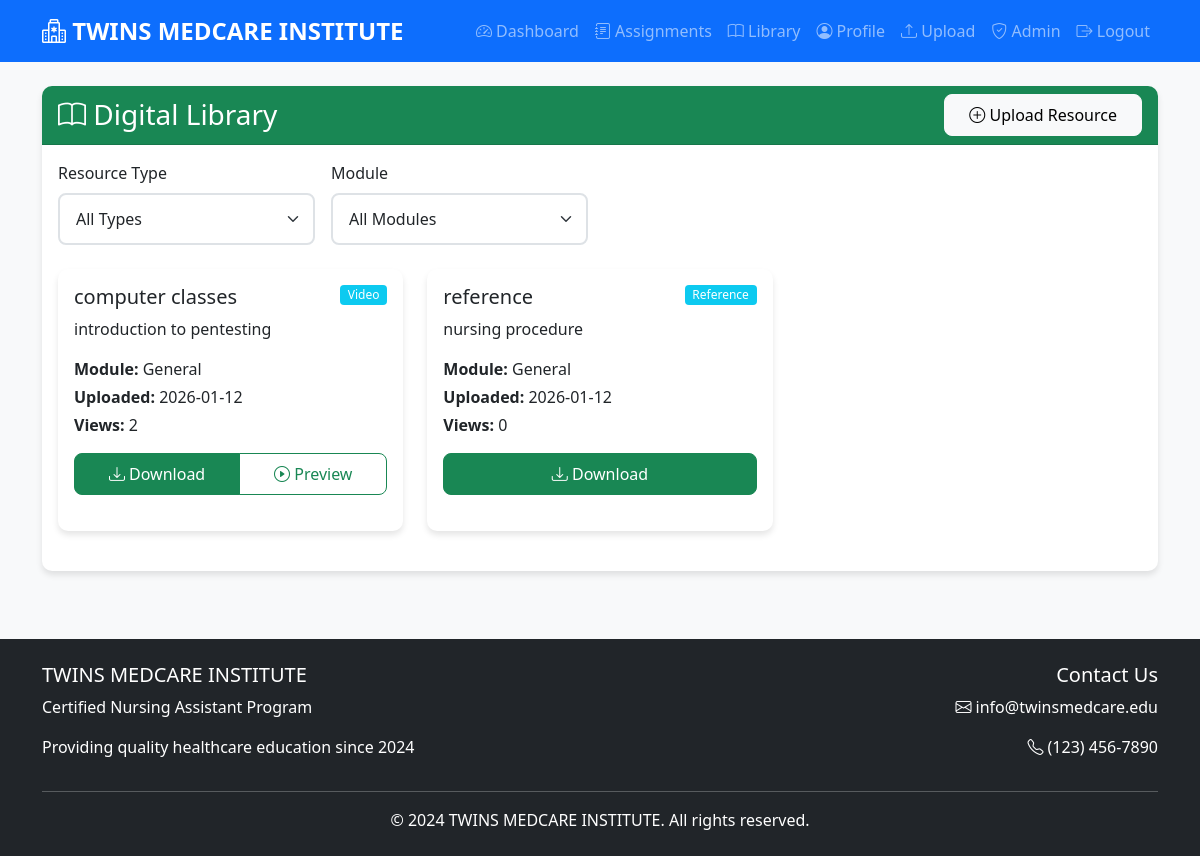
The app's page /library (signed in) with its own data.
### app.py (models this page shows)
class LibraryResource(db.Model):
    id = db.Column(db.Integer, primary_key=True)
    title = db.Column(db.String(200), nullable=False)
    description = db.Column(db.Text)
    filename = db.Column(db.String(200))
    resource_type = db.Column(db.String(20))
    course = db.Column(db.String(50), default='CNA')
    module = db.Column(db.String(100))
    uploaded_by = db.Column(db.Integer, db.ForeignKey('user.id'))
    uploaded_at = db.Column(db.DateTime, default=datetime.utcnow)
    views = db.Column(db.Integer, default=0)

### app.py (the view)
@app.route('/library')
@login_required
def library():
    resource_type = request.args.get('type', 'all')
    module = request.args.get('module', 'all')
    query = LibraryResource.query.filter_by(course=current_user.course)
    if resource_type != 'all':
        query = query.filter_by(resource_type=resource_type)
    if module != 'all':
        query = query.filter_by(module=module)
    resources = query.order_by(LibraryResource.uploaded_at.desc()).all()
    modules = db.session.query(LibraryResource.module).distinct().filter(LibraryResource.module.isnot(None)).all()
    return render_template('library.html',
                         resources=resources,
                         modules=[m[0] for m in modules if m[0]],
                         current_type=resource_type,
                         current_module=module)

### app.py (called while the page is built)
@login_manager.user_loader
def load_user(user_id):
    return User.query.get(int(user_id))

@app.context_processor
def inject_modules():
    return dict(cna_modules=CNA_MODULES)

@app.context_processor
def inject_datetime():
    return dict(datetime=datetime)

### templates/library.html (shortened to what this page needs)
{% extends "layout.html" %}
{% block content %}
<div class="card">
    <div class="card-header bg-success text-white">
        <div class="d-flex justify-content-between align-items-center">
            <h3 class="mb-0"><i class="bi bi-book"></i> Digital Library</h3>
            {% if current_user.role in ['instructor', 'admin'] %}
            <a href="{{ url_for('upload_resource') }}" class="btn btn-light">
                <i class="bi bi-plus-circle"></i> Upload Resource
            </a>
            {% endif %}
        </div>
    </div>
    <div class="card-body">
        <div class="row mb-4">
            <div class="col-md-6">
                <form method="GET" class="row g-3">
                    <div class="col-md-6">
                        <label for="type" class="form-label">Resource Type</label>
                        <select name="type" id="type" class="form-select" onchange="this.form.submit()">
                            <option value="all" {% if current_type == 'all' %}selected{% endif %}>All Types</option>
                        </select>
                    </div>
                    <div class="col-md-6">
                        <label for="module" class="form-label">Module</label>
                        <select name="module" id="module" class="form-select" onchange="this.form.submit()">
                            <option value="all" {% if current_module == 'all' %}selected{% endif %}>All Modules</option>
                        </select>
                    </div>
                </form>
            </div>
        </div>
        <div class="row">
            {% for resource in resources %}
            <div class="col-md-6 col-lg-4 mb-4">
                <div class="card h-100">
                    <div class="card-body">
                        <div class="d-flex justify-content-between align-items-start">
                            <h5 class="card-title">{{ resource.title }}</h5>
                            <span class="badge bg-info">{{ resource.resource_type|replace('_', ' ')|title }}</span>
                        </div>
                        {% if resource.description %}
                        <p class="card-text">{{ resource.description }}</p>
                        {% endif %}
                        <div class="mt-3">
                            <p class="mb-1"><strong>Module:</strong> {{ resource.module }}</p>
                            <p class="mb-1"><strong>Uploaded:</strong> {{ resource.uploaded_at.strftime('%Y-%m-%d') }}</p>
                            <p class="mb-3"><strong>Views:</strong> {{ resource.views }}</p>
                            <div class="btn-group w-100">
                                <a href="{{ url_for('download_file', resource_type='library', filename=resource.filename) }}"
                                   class="btn btn-success">
                                    <i class="bi bi-download"></i> Download
                                </a>
                                {% if resource.resource_type == 'video' %}
                                <button type="button" class="btn btn-outline-success" data-bs-toggle="modal"
                                        data-bs-target="#videoModal{{ resource.id }}">
                                    <i class="bi bi-play-circle"></i> Preview
                                </button>
                                {% endif %}
                            </div>
                        </div>
                    </div>
                </div>
            </div>
            {% endfor %}
        </div>
    </div>
</div>
{% endblock %}

### static/css/style.css (style rules this page uses)
:root { --primary-color: #0d6efd; --secondary-color: #6c757d; --success-color: #198754; --danger-color: #dc3545; --warning-color: #ffc107; --info-color: #0dcaf0; }
body { font-family: 'Segoe UI', Tahoma, Geneva, Verdana, sans-serif; background-color: #f8f9fa; min-height: 100vh; display: flex; flex-direction: column; }
.card { border: none; border-radius: 10px; box-shadow: 0 4px 6px rgba(0, 0, 0, 0.1); transition: transform 0.3s ease; margin-bottom: 20px; }
.card-header { border-radius: 10px 10px 0 0 !important; font-weight: 600; }
.btn { border-radius: 8px; padding: 0.5rem 1.5rem; font-weight: 500; }
.form-control, .form-select { border-radius: 8px; padding: 0.75rem 1rem; border: 2px solid #dee2e6; }
.badge { font-weight: 500; padding: 0.35em 0.65em; }

### records on screen
LibraryResource: title "computer classes", resource_type "Video", description "introduction to pentesting", module "General", uploaded_at "2026-01-12", views "2"
LibraryResource: title "reference", resource_type "Reference", description "nursing procedure", module "General", uploaded_at "2026-01-12", views "0"
